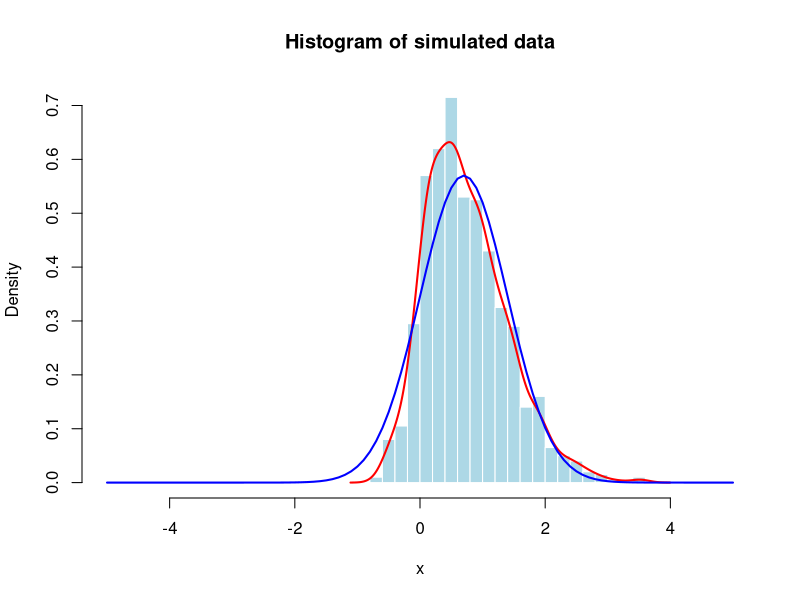
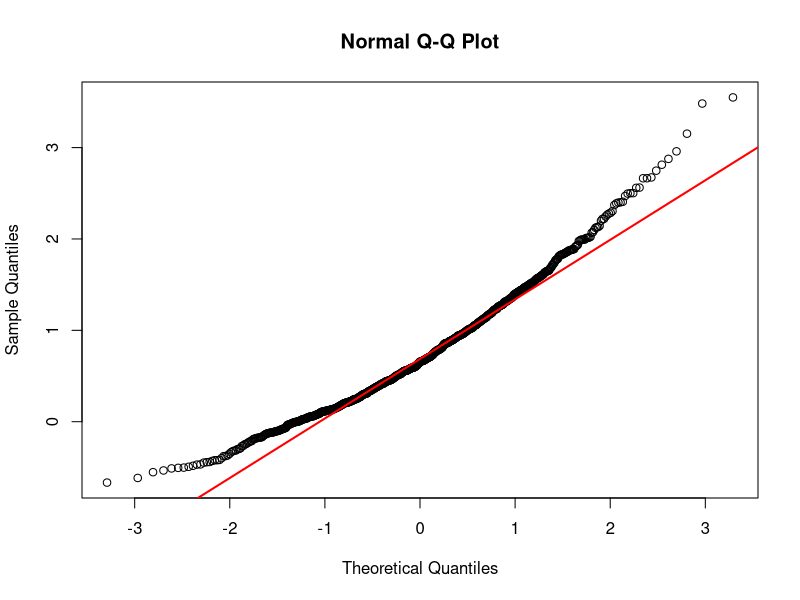

R code for these plots, in order:
## ---- chunk 1
if (!require("sn")) install.packages("sn")

# Simulate data from a skew normal distribution with center 0, standard deviation 1 and positive skewness

library(sn)

set.seed(123)

n <- 1000
x <- rsn(n, xi = 0, omega = 1, alpha = 3, tau=0)

hist(x, breaks = 30, prob = TRUE, col = "lightblue", border = "white", main = "Histogram of simulated data", xlim = c(-5, 5))
lines(density(x), col = "red", lwd = 2)

## Overlay a normal distribution

curve(dnorm(x, mean=0.7, sd = 0.7), add=TRUE, col = "blue", lwd = 2)

# Set the x limit

# Fit a skew normal distribution to the data

## ---- chunk 2
# Make a qq-plot of the data against a normal distribution

qqnorm(x)
qqline(x, col = "red", lwd = 2)
